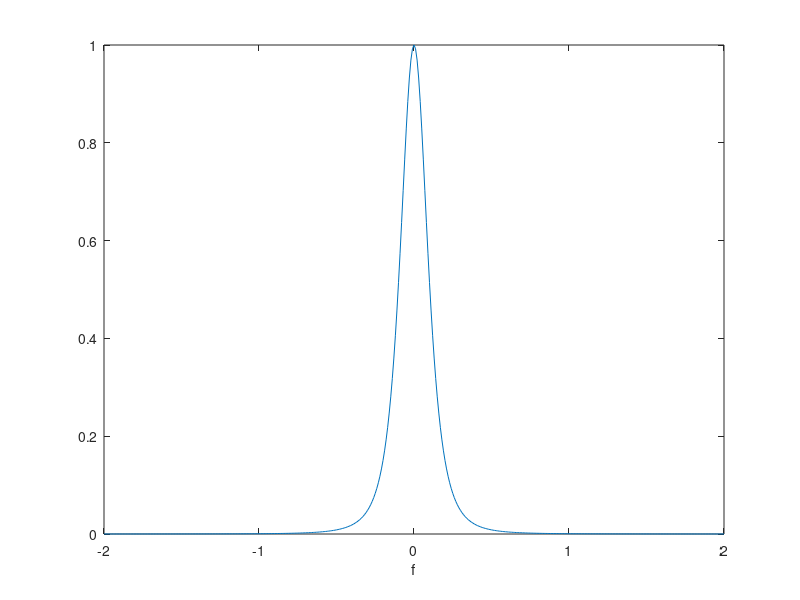

The MATLAB script that drew this image:
% MATLAB script for Illustrative Problem 2.6.
echo on
delta=0.01;
F_min=-2;
F_max=2;
f=F_min:delta:F_max;
Sx=ones(1,length(f));
H=1./(1+(2*pi*f).^2);
Sy=Sx.*H.^2;
plot(f,Sy);
axis([-2 2 0 1]);
xlabel('f');